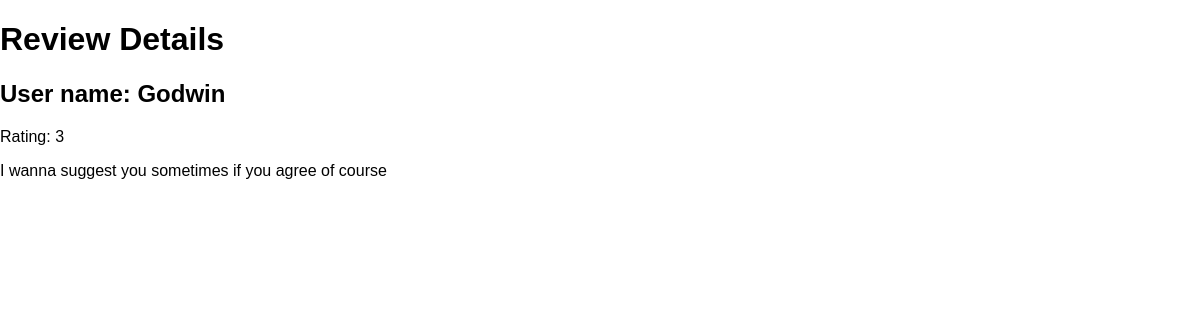
Screenshot of /review/3/ with the database file from the repository.
### reviews/models.py (models this page shows, shortened)
class Review(models.Model):
    user_name = models.CharField(max_length=100)
    review_text = models.TextField()
    rating = models.IntegerField(validators=[MinValueValidator(1),
                                             MaxValueValidator(5)])

### reviews/views.py (the view)
# urls.py: path('review/<int:pk>/', views.ReviewDetailView.as_view(), name='review-detail'),
class ReviewDetailView(DetailView):
    template_name = 'reviews/review_detail.html'
    model = rv

### reviews/templates/reviews/review_detail.html (shortened to what this page needs)
{% extends "reviews/base.html" %}
{% block content %}
    <h1>Review Details</h1>
    <h2>User name: {{ review.user_name}}</h2>
    <p>Rating: {{ review.rating }}</p>
    <p>{{ review.review_text }}</p>
{% endblock content %}

### reviews/static/reviews/styles.css (style rules this page uses)
body { font-family: sans-serif; margin: 0; }

### rows the page displays
Review: user_name "Godwin", rating "3", review_text "I wanna suggest you sometimes if you agree of course"
